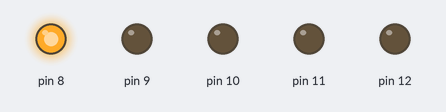
Simulated run of this sketch. Board: Arduino Uno, built with avr-gcc and run on an emulated ATmega328P. On the bench: output pins drawn as LEDs (lit = HIGH).

Above: at 0.5 s.
At 2.5 s:
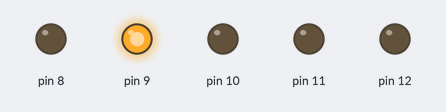
At 4.5 s:
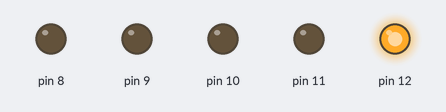
At 6.5 s:
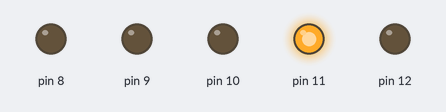
At 8.5 s:
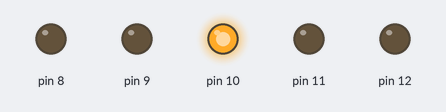
At 10.5 s:
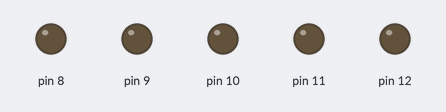
Timing chart, 0 to 15.6 s (numbered marks = the images above):
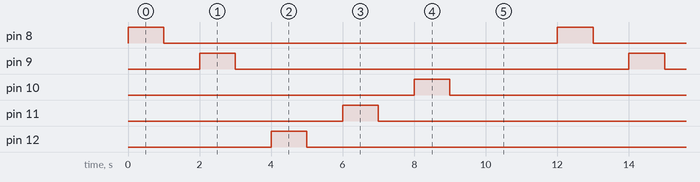

Measured:
- by itself, pin 8–12: alternates HIGH for 1.0 s and LOW for 11.0 s
- by itself, everything shown: repeats every 12.0 s, in 10 steps

The sketch:

RelTester.ino
```cpp
// the setup function runs once when you press reset or power the board
void setup() {
  // initialize digital pin LED_BUILTIN as an output.
  pinMode(8, OUTPUT);
    pinMode(9, OUTPUT);
      pinMode(10, OUTPUT);
        pinMode(11, OUTPUT);
          pinMode(12, OUTPUT);
}

// the loop function runs over and over again forever
void loop() {
  digitalWrite(8, HIGH),  delay(1000), digitalWrite(8, LOW), delay(1000);
  digitalWrite(9, HIGH),  delay(1000), digitalWrite(9, LOW), delay(1000);
  digitalWrite(12, HIGH), delay(1000), digitalWrite(12, LOW), delay(1000);
  digitalWrite(11, HIGH), delay(1000), digitalWrite(11, LOW), delay(1000);
  digitalWrite(10, HIGH), delay(1000), digitalWrite(10, LOW), delay(1000);
  digitalWrite(13, HIGH), delay(1000), digitalWrite(13, LOW), delay(1000);
}
```
